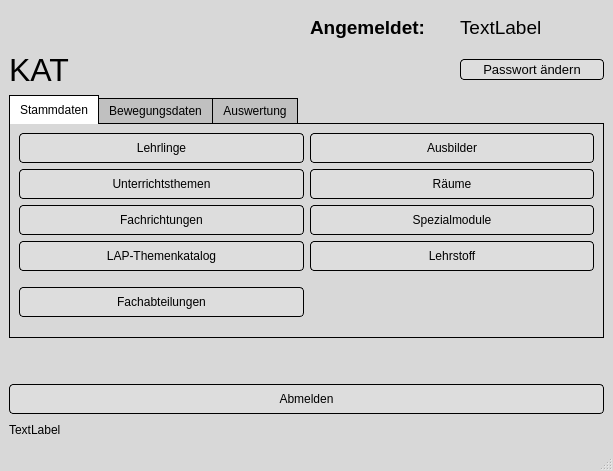
<?xml version="1.0" encoding="UTF-8"?>
<ui version="4.0">
 <class>MainWindow</class>
 <widget class="QMainWindow" name="MainWindow">
  <property name="geometry">
   <rect>
    <x>0</x>
    <y>0</y>
    <width>613</width>
    <height>471</height>
   </rect>
  </property>
  <property name="windowTitle">
   <string>Knapp Apprentice Training</string>
  </property>
  <property name="styleSheet">
   <string notr="true">QComboBox {
    border: 1px solid gray;
    border-radius: 3px;
    padding: 1px 18px 1px 3px;
    min-width: 6em;
}
QComboBox:editable {
    background: white;
}
QComboBox:!editable, QComboBox::drop-down:editable {
     background: qlineargradient(x1: 0, y1: 0, x2: 0, y2: 1,
                                 stop: 0 #E1E1E1, stop: 0.4 #DDDDDD,
                                 stop: 0.5 #D8D8D8, stop: 1.0 #D3D3D3);
}
/* QComboBox gets the &quot;on&quot; state when the popup is open */
QComboBox:!editable:on, QComboBox::drop-down:editable:on {
    background: qlineargradient(x1: 0, y1: 0, x2: 0, y2: 1,
                                stop: 0 #D3D3D3, stop: 0.4 #D8D8D8,
                                stop: 0.5 #DDDDDD, stop: 1.0 #E1E1E1);
}
QComboBox:on { /* shift the text when the popup opens */
    padding-top: 3px;
    padding-left: 4px;
}
QComboBox::drop-down {
    subcontrol-origin: padding;
    subcontrol-position: top right;
    width: 26px;
height:26px;
    border-left-width: 1px;
    border-left-color: darkgray;
    border-left-style: solid; /* just a single line */
    border-top-right-radius: 3px; /* same radius as the QComboBox */
    border-bottom-right-radius: 3px;
}
QComboBox::down-arrow {
    image: url(_Symbole/UsedSymbols/dropdown.png);
}
QComboBox::down-arrow:on { /* shift the arrow when popup is open */
    top: 1px;
    left: 1px;
}
QPushButton:hover {
	border-width: 2px;
	cursor: pointer;
background: rgb(180,180,180)
}
QPushButton:focus {
	border-width: 2px;
background: rgb(180,180,180)
}
QPushButton{
padding: 2px;
border-style: outset;
border-width: 1px;
border-color: black;
background-color: #DDDDDD;
border-radius:4px;
}
QLineEdit{
border-style: outset;
border-width: 1px;
border-color: black;
background-color: #FFFFFF;
border-radius:4px;
}
QMainWindow{
background-color:rgb(216,216,216) /*qlineargradient(spread:pad, x1:1, y1:1, x2:1, y2:0, stop:0 rgba(216, 216, 216, 255), stop:1 rgba(162, 162, 162, 255))*/
}
QTabWidget::pane {
    border: 1px solid black;
    background: none;
}

QTabWidget::tab-bar:top {
    top: 1px;
}

QTabWidget::tab-bar:bottom {
    bottom: 1px;
}

QTabWidget::tab-bar:left {
    right: 1px;
}

QTabWidget::tab-bar:right {
    left: 1px;
}

QTabBar::tab {
    border: 1px solid black;

}

QTabBar::tab:selected {
    background: white;
}

QTabBar::tab:!selected {
    background: silver;
}

QTabBar::tab:!selected:hover {
    background: #999;
}

QTabBar::tab:top:!selected {
    margin-top: 3px;
}

QTabBar::tab:bottom:!selected {
    margin-bottom: 3px;
}

QTabBar::tab:top, QTabBar::tab:bottom {
    min-width: 8ex;
    margin-right: -1px;
    padding: 5px 10px 5px 10px;
}

QTabBar::tab:top:selected {
    border-bottom-color: none;
}

QTabBar::tab:bottom:selected {
    border-top-color: none;
}

QTabBar::tab:top:last, QTabBar::tab:bottom:last,
QTabBar::tab:top:only-one, QTabBar::tab:bottom:only-one {
    margin-right: 0;
}

QTabBar::tab:left:!selected {
    margin-right: 3px;
}

QTabBar::tab:right:!selected {
    margin-left: 3px;
}

QTabBar::tab:left, QTabBar::tab:right {
    min-height: 8ex;
    margin-bottom: -1px;
    padding: 10px 5px 10px 5px;
}

QTabBar::tab:left:selected {
    border-left-color: none;
}

QTabBar::tab:right:selected {
    border-right-color: none;
}

QTabBar::tab:left:last, QTabBar::tab:right:last,
QTabBar::tab:left:only-one, QTabBar::tab:right:only-one {
    margin-bottom: 0;
}
</string>
  </property>
  <widget class="QWidget" name="centralwidget">
   <property name="styleSheet">
    <string notr="true"/>
   </property>
   <layout class="QGridLayout" name="gridLayout">
    <item row="8" column="0" colspan="4">
     <widget class="QLabel" name="lab_INFO">
      <property name="maximumSize">
       <size>
        <width>16777215</width>
        <height>20</height>
       </size>
      </property>
      <property name="text">
       <string>TextLabel</string>
      </property>
     </widget>
    </item>
    <item row="4" column="0" rowspan="2" colspan="4">
     <widget class="QTabWidget" name="tabWidget">
      <property name="layoutDirection">
       <enum>Qt::LeftToRight</enum>
      </property>
      <property name="styleSheet">
       <string notr="true">font: 10pt &quot;MS Shell Dlg 2&quot;;
/*background-color: rgb(240,240,240)*/
</string>
      </property>
      <property name="currentIndex">
       <number>0</number>
      </property>
      <widget class="QWidget" name="tab_3">
       <property name="styleSheet">
        <string notr="true"/>
       </property>
       <attribute name="icon">
        <iconset>
         <normaloff>../../_Symbole/Icons/misc/data.ico</normaloff>../../_Symbole/Icons/misc/data.ico</iconset>
       </attribute>
       <attribute name="title">
        <string>Stammdaten</string>
       </attribute>
       <layout class="QGridLayout" name="gridLayout_2">
        <item row="0" column="0">
         <layout class="QVBoxLayout" name="verticalLayout">
          <item>
           <layout class="QHBoxLayout" name="horizontalLayout_3">
            <item>
             <widget class="QPushButton" name="pushButton_lehrlinge">
              <property name="minimumSize">
               <size>
                <width>0</width>
                <height>30</height>
               </size>
              </property>
              <property name="styleSheet">
               <string notr="true">font: 10pt &quot;MS Shell Dlg 2&quot;;</string>
              </property>
              <property name="text">
               <string>Lehrlinge</string>
              </property>
              <property name="icon">
               <iconset>
                <normaloff>../../_Symbole/Icons/misc/MISC28.ICO</normaloff>../../_Symbole/Icons/misc/MISC28.ICO</iconset>
              </property>
             </widget>
            </item>
            <item>
             <widget class="QPushButton" name="pushButton_ausbilder">
              <property name="minimumSize">
               <size>
                <width>0</width>
                <height>30</height>
               </size>
              </property>
              <property name="styleSheet">
               <string notr="true">font: 10pt &quot;MS Shell Dlg 2&quot;;
</string>
              </property>
              <property name="text">
               <string>Ausbilder</string>
              </property>
              <property name="icon">
               <iconset>
                <normaloff>../../_Symbole/Icons/misc/trainer.ICO</normaloff>../../_Symbole/Icons/misc/trainer.ICO</iconset>
              </property>
             </widget>
            </item>
           </layout>
          </item>
          <item>
           <layout class="QHBoxLayout" name="horizontalLayout_4">
            <item>
             <widget class="QPushButton" name="pushButton_Unterrichtsthemen">
              <property name="minimumSize">
               <size>
                <width>0</width>
                <height>30</height>
               </size>
              </property>
              <property name="styleSheet">
               <string notr="true">font: 10pt &quot;MS Shell Dlg 2&quot;;</string>
              </property>
              <property name="text">
               <string>Unterrichtsthemen</string>
              </property>
              <property name="icon">
               <iconset>
                <normaloff>../../_Symbole/UsedSymbols/coordinated_assessment_documents_report_icon_148377.ico</normaloff>../../_Symbole/UsedSymbols/coordinated_assessment_documents_report_icon_148377.ico</iconset>
              </property>
             </widget>
            </item>
            <item>
             <widget class="QPushButton" name="pushButton_raeume">
              <property name="minimumSize">
               <size>
                <width>0</width>
                <height>30</height>
               </size>
              </property>
              <property name="styleSheet">
               <string notr="true">font: 10pt &quot;MS Shell Dlg 2&quot;;</string>
              </property>
              <property name="text">
               <string>Räume</string>
              </property>
              <property name="icon">
               <iconset>
                <normaloff>../../_Symbole/Icons/misc/place.ico</normaloff>../../_Symbole/Icons/misc/place.ico</iconset>
              </property>
             </widget>
            </item>
           </layout>
          </item>
          <item>
           <layout class="QHBoxLayout" name="horizontalLayout_2">
            <item>
             <widget class="QPushButton" name="pushButton_lehrberufe">
              <property name="minimumSize">
               <size>
                <width>0</width>
                <height>30</height>
               </size>
              </property>
              <property name="styleSheet">
               <string notr="true">font: 10pt &quot;MS Shell Dlg 2&quot;;</string>
              </property>
              <property name="text">
               <string>Fachrichtungen</string>
              </property>
              <property name="icon">
               <iconset>
                <normaloff>../../_Symbole/Icons/misc/training.ico</normaloff>../../_Symbole/Icons/misc/training.ico</iconset>
              </property>
             </widget>
            </item>
            <item>
             <widget class="QPushButton" name="pushButton_spezialmodule">
              <property name="minimumSize">
               <size>
                <width>0</width>
                <height>30</height>
               </size>
              </property>
              <property name="styleSheet">
               <string notr="true">font: 10pt &quot;MS Shell Dlg 2&quot;;
</string>
              </property>
              <property name="text">
               <string>Spezialmodule</string>
              </property>
              <property name="icon">
               <iconset>
                <normaloff>../../_Symbole/Icons/misc/folder.ico</normaloff>../../_Symbole/Icons/misc/folder.ico</iconset>
              </property>
             </widget>
            </item>
           </layout>
          </item>
          <item>
           <layout class="QHBoxLayout" name="horizontalLayout_6">
            <item>
             <widget class="QPushButton" name="pushButton_LAP_Themenkatalog">
              <property name="minimumSize">
               <size>
                <width>0</width>
                <height>30</height>
               </size>
              </property>
              <property name="maximumSize">
               <size>
                <width>16777215</width>
                <height>10000</height>
               </size>
              </property>
              <property name="styleSheet">
               <string notr="true">font: 10pt &quot;MS Shell Dlg 2&quot;;</string>
              </property>
              <property name="text">
               <string>LAP-Themenkatalog</string>
              </property>
              <property name="icon">
               <iconset>
                <normaloff>../../_Symbole/UsedSymbols/2020-12-01 14_02_39-WIKA_OO1.jpg (590×182).ico</normaloff>../../_Symbole/UsedSymbols/2020-12-01 14_02_39-WIKA_OO1.jpg (590×182).ico</iconset>
              </property>
              <property name="iconSize">
               <size>
                <width>40</width>
                <height>40</height>
               </size>
              </property>
             </widget>
            </item>
            <item>
             <widget class="QPushButton" name="pushButton_lehrstoff">
              <property name="minimumSize">
               <size>
                <width>0</width>
                <height>30</height>
               </size>
              </property>
              <property name="styleSheet">
               <string notr="true">font: 10pt &quot;MS Shell Dlg 2&quot;;</string>
              </property>
              <property name="text">
               <string>Lehrstoff</string>
              </property>
              <property name="icon">
               <iconset>
                <normaloff>../../_Symbole/Icons/misc/MISC100.ICO</normaloff>../../_Symbole/Icons/misc/MISC100.ICO</iconset>
              </property>
             </widget>
            </item>
           </layout>
          </item>
          <item>
           <layout class="QHBoxLayout" name="horizontalLayout_11">
            <item>
             <widget class="QPushButton" name="pushButton_Fachabteilungen">
              <property name="minimumSize">
               <size>
                <width>0</width>
                <height>30</height>
               </size>
              </property>
              <property name="text">
               <string>Fachabteilungen</string>
              </property>
             </widget>
            </item>
            <item>
             <widget class="QLabel" name="label_3">
              <property name="styleSheet">
               <string notr="true">background: none;</string>
              </property>
              <property name="text">
               <string/>
              </property>
             </widget>
            </item>
           </layout>
          </item>
         </layout>
        </item>
       </layout>
      </widget>
      <widget class="QWidget" name="tab_4">
       <property name="styleSheet">
        <string notr="true"/>
       </property>
       <attribute name="icon">
        <iconset>
         <normaloff>../../_Symbole/Icons/misc/share_analytics.ico</normaloff>../../_Symbole/Icons/misc/share_analytics.ico</iconset>
       </attribute>
       <attribute name="title">
        <string>Bewegungsdaten</string>
       </attribute>
       <widget class="QWidget" name="layoutWidget">
        <property name="geometry">
         <rect>
          <x>10</x>
          <y>10</y>
          <width>571</width>
          <height>132</height>
         </rect>
        </property>
        <layout class="QVBoxLayout" name="verticalLayout_2">
         <item>
          <layout class="QHBoxLayout" name="horizontalLayout_5">
           <item>
            <widget class="QPushButton" name="pushButton_Wochen_U">
             <property name="minimumSize">
              <size>
               <width>0</width>
               <height>30</height>
              </size>
             </property>
             <property name="text">
              <string>Wochen-Unterricht</string>
             </property>
             <property name="icon">
              <iconset>
               <normaloff>../../_Symbole/UsedSymbols/education_cap_icon_157723.ico</normaloff>../../_Symbole/UsedSymbols/education_cap_icon_157723.ico</iconset>
             </property>
            </widget>
           </item>
           <item>
            <widget class="QPushButton" name="pushButton_Lehrlingseinteilungtabelle">
             <property name="minimumSize">
              <size>
               <width>0</width>
               <height>30</height>
              </size>
             </property>
             <property name="text">
              <string>Lehrlingseinteilungtabelle</string>
             </property>
             <property name="icon">
              <iconset>
               <normaloff>../../_Symbole/UsedSymbols/table-grid_icon-icons.com_73384.ico</normaloff>../../_Symbole/UsedSymbols/table-grid_icon-icons.com_73384.ico</iconset>
             </property>
            </widget>
           </item>
          </layout>
         </item>
         <item>
          <layout class="QHBoxLayout" name="horizontalLayout_7">
           <item>
            <widget class="QPushButton" name="pushButton_Berufsschulzeiten">
             <property name="minimumSize">
              <size>
               <width>0</width>
               <height>30</height>
              </size>
             </property>
             <property name="text">
              <string>Berufsschulzeiten</string>
             </property>
             <property name="icon">
              <iconset>
               <normaloff>../../_Symbole/UsedSymbols/school_bell_icon_175715.ico</normaloff>../../_Symbole/UsedSymbols/school_bell_icon_175715.ico</iconset>
             </property>
            </widget>
           </item>
           <item>
            <widget class="QLabel" name="label_4">
             <property name="styleSheet">
              <string notr="true">background: none;</string>
             </property>
             <property name="text">
              <string/>
             </property>
            </widget>
           </item>
          </layout>
         </item>
         <item>
          <layout class="QHBoxLayout" name="horizontalLayout_8">
           <item>
            <widget class="QLabel" name="label_7">
             <property name="styleSheet">
              <string notr="true">background: none;</string>
             </property>
             <property name="text">
              <string/>
             </property>
            </widget>
           </item>
          </layout>
         </item>
         <item>
          <widget class="QLabel" name="label_6">
           <property name="styleSheet">
            <string notr="true">background: none;</string>
           </property>
           <property name="text">
            <string/>
           </property>
          </widget>
         </item>
        </layout>
       </widget>
      </widget>
      <widget class="QWidget" name="tab_5">
       <property name="styleSheet">
        <string notr="true"/>
       </property>
       <attribute name="icon">
        <iconset>
         <normaloff>../../_Symbole/Icons/misc/assessment.ico</normaloff>../../_Symbole/Icons/misc/assessment.ico</iconset>
       </attribute>
       <attribute name="title">
        <string>Auswertung</string>
       </attribute>
       <widget class="QPushButton" name="pushButton_Wochen_U_A">
        <property name="geometry">
         <rect>
          <x>10</x>
          <y>10</y>
          <width>281</width>
          <height>30</height>
         </rect>
        </property>
        <property name="minimumSize">
         <size>
          <width>0</width>
          <height>30</height>
         </size>
        </property>
        <property name="text">
         <string>Wochen-Unterricht-Auswertung</string>
        </property>
        <property name="icon">
         <iconset>
          <normaloff>../../_Symbole/UsedSymbols/education_cap_icon_157723.ico</normaloff>../../_Symbole/UsedSymbols/education_cap_icon_157723.ico</iconset>
        </property>
       </widget>
      </widget>
     </widget>
    </item>
    <item row="1" column="0">
     <widget class="QLabel" name="label">
      <property name="font">
       <font>
        <family>MS Shell Dlg 2</family>
        <pointsize>24</pointsize>
        <weight>50</weight>
        <italic>false</italic>
        <bold>false</bold>
       </font>
      </property>
      <property name="styleSheet">
       <string notr="true">font: 24pt &quot;MS Shell Dlg 2&quot;;
background: none;</string>
      </property>
      <property name="text">
       <string>KAT</string>
      </property>
     </widget>
    </item>
    <item row="7" column="0" colspan="4">
     <widget class="QPushButton" name="pushButton_abmelden">
      <property name="minimumSize">
       <size>
        <width>0</width>
        <height>30</height>
       </size>
      </property>
      <property name="styleSheet">
       <string notr="true">font: 10pt &quot;MS Shell Dlg 2&quot;;
background-color: #DDDDDD;</string>
      </property>
      <property name="text">
       <string>Abmelden</string>
      </property>
      <property name="icon">
       <iconset>
        <normaloff>../../_Symbole/Icons/computer/log_out.ico</normaloff>../../_Symbole/Icons/computer/log_out.ico</iconset>
      </property>
     </widget>
    </item>
    <item row="0" column="0">
     <widget class="QLabel" name="label_5">
      <property name="text">
       <string/>
      </property>
      <property name="pixmap">
       <pixmap>../../_Symbole/UsedSymbols/Knapp_Logo.png</pixmap>
      </property>
     </widget>
    </item>
    <item row="6" column="0">
     <spacer name="verticalSpacer">
      <property name="orientation">
       <enum>Qt::Vertical</enum>
      </property>
      <property name="sizeType">
       <enum>QSizePolicy::Maximum</enum>
      </property>
      <property name="sizeHint" stdset="0">
       <size>
        <width>20</width>
        <height>40</height>
       </size>
      </property>
     </spacer>
    </item>
    <item row="0" column="1">
     <spacer name="horizontalSpacer">
      <property name="orientation">
       <enum>Qt::Horizontal</enum>
      </property>
      <property name="sizeType">
       <enum>QSizePolicy::Fixed</enum>
      </property>
      <property name="sizeHint" stdset="0">
       <size>
        <width>40</width>
        <height>20</height>
       </size>
      </property>
     </spacer>
    </item>
    <item row="0" column="2">
     <widget class="QLabel" name="label_2">
      <property name="maximumSize">
       <size>
        <width>16777215</width>
        <height>50</height>
       </size>
      </property>
      <property name="font">
       <font>
        <pointsize>14</pointsize>
        <weight>75</weight>
        <bold>true</bold>
       </font>
      </property>
      <property name="styleSheet">
       <string notr="true">background:none;</string>
      </property>
      <property name="text">
       <string>Angemeldet:</string>
      </property>
     </widget>
    </item>
    <item row="0" column="3">
     <widget class="QLabel" name="label_eingeloggt_als">
      <property name="maximumSize">
       <size>
        <width>16777215</width>
        <height>37</height>
       </size>
      </property>
      <property name="font">
       <font>
        <pointsize>14</pointsize>
       </font>
      </property>
      <property name="styleSheet">
       <string notr="true">background:none;</string>
      </property>
      <property name="text">
       <string>TextLabel</string>
      </property>
     </widget>
    </item>
    <item row="1" column="3">
     <widget class="QPushButton" name="pushButton_passwort">
      <property name="font">
       <font>
        <pointsize>10</pointsize>
       </font>
      </property>
      <property name="text">
       <string>Passwort ändern</string>
      </property>
     </widget>
    </item>
   </layout>
  </widget>
  <widget class="QStatusBar" name="statusbar"/>
 </widget>
 <resources/>
 <connections/>
</ui>
